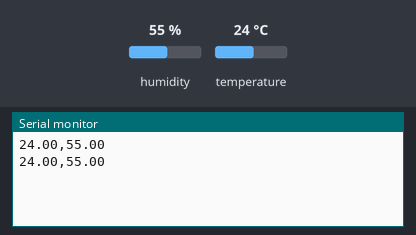
Simulated run of this sketch. Board: Arduino Uno, built with avr-gcc and run on an emulated ATmega328P. On the bench: the last lines printed to the serial monitor. Inputs (shaded band) come from the test bench; at power-on: humidity 55 %, temperature 24 °C.

Above: at 4.8 s.
4.9 s: humidity set to 22 %
At 7.5 s:
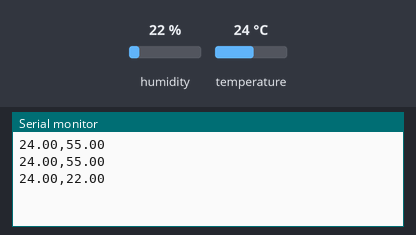
7.9 s: temperature set to 12 °C
At 8.8 s:
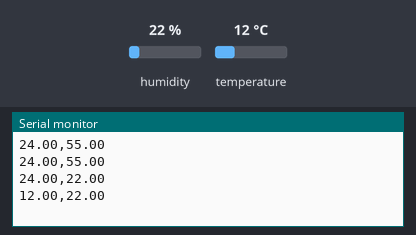
10.9 s: humidity set to 40 %
At 13.6 s:
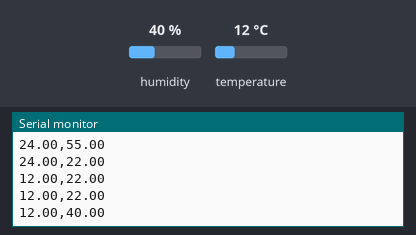
Timing chart, 0 to 15.1 s (numbered marks = the images above; inputs shaded):
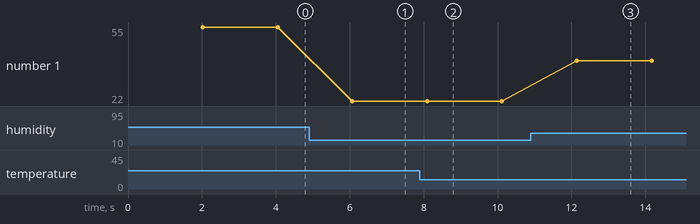

Measured:
- after the input at 4.9 s, the serial monitor: prints a new line after 1.2 s (image 1)
- after the input at 7.9 s, the serial monitor: prints a new line after 0.20 s (image 2)
- after the input at 10.9 s, the serial monitor: prints a new line after 1.2 s (image 3)
- plotted number 1: 55 → 22 after the input at 4.9 s, 22 → 40 after the input at 10.9 s

The sketch:

weather_station.ino
```cpp
#include "DHT.h"

//Sensor digital pin
#define DHTPIN 8
//Setting the sensor type
#define DHTTYPE DHT11

DHT dht(DHTPIN, DHTTYPE);

void setup() {
    //Starting the serial communication
    Serial.begin(9600);
    dht.begin();
}

void loop() {
    //delay for 2 second before reading again
    delay(2000);
    //setting humidity
    float humidity = dht.readHumidity();
    //setting temperature
    float temperature = dht.readTemperature();

    Serial.print(temperature);
    //Output for splitting the string into two array during serial read.
    Serial.print(",");
    Serial.println(humidity);
}
```
